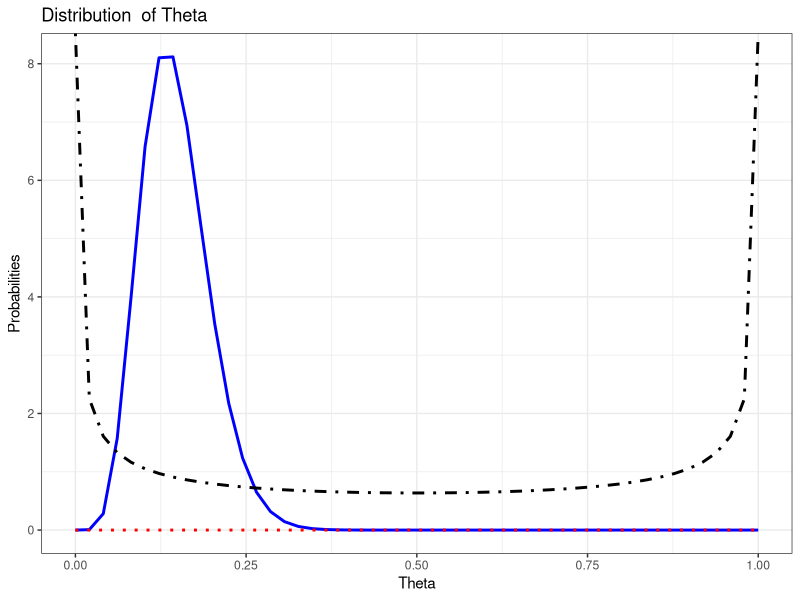
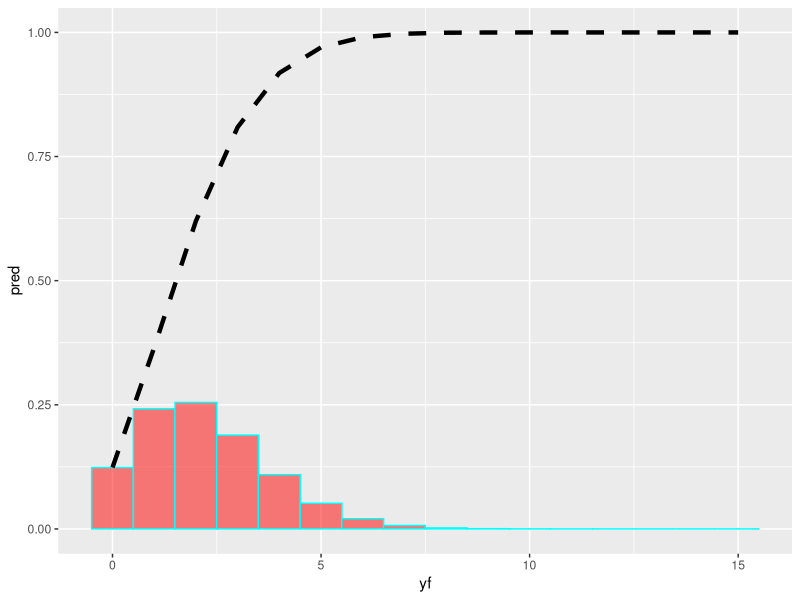
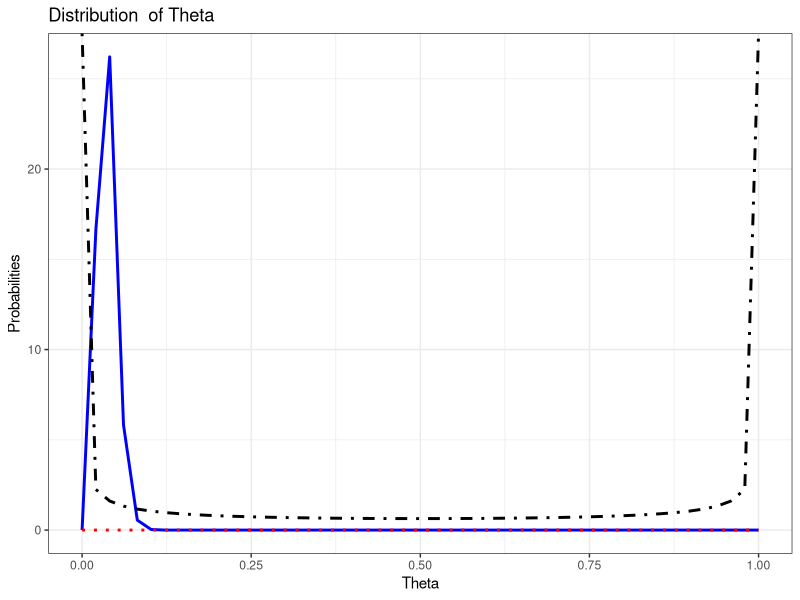
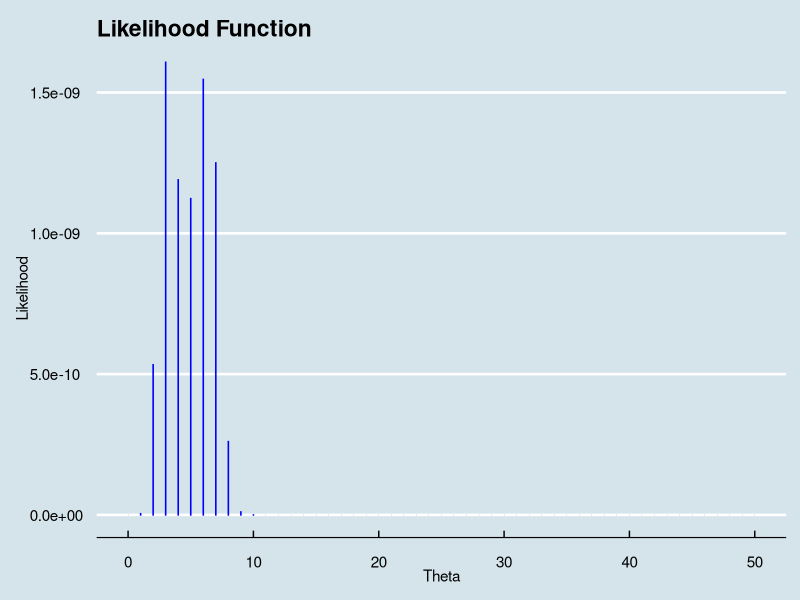
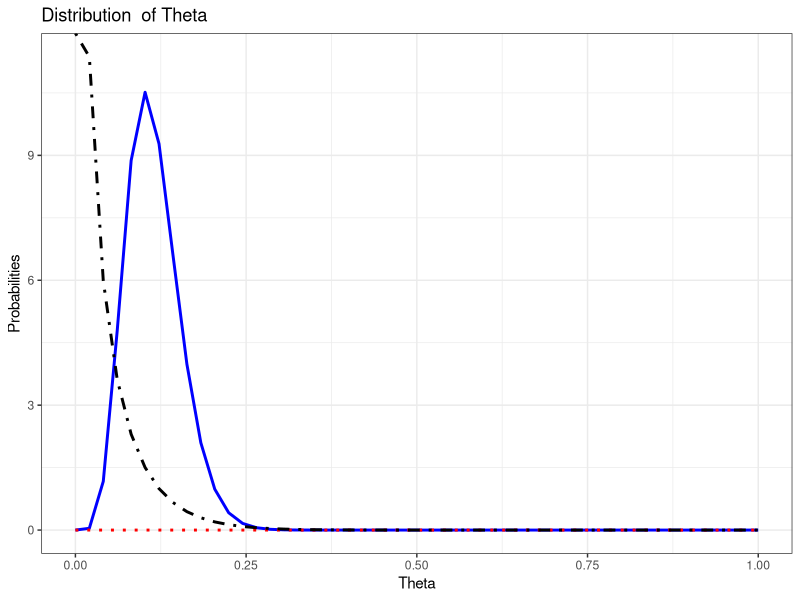

Here is the R script that generated these plots, in order:
## ---- chunk 1
knitr::opts_chunk$set(warning=FALSE)
## ---- chunk 2
knitr::opts_knit$set(root.dir ="~/RLectureData", echo=TRUE)
## ---- chunk 3
#Parameter
library(ggplot2)
library(ggthemes)
y=7
n=50
a=0.5
b=0.5
theta=seq(0,1,length=50)

#Likelihood
lik=3000*theta^y*(1-theta)^(n-y)

#Prior & Posterior
prior=dbeta(theta, a, b)
post=dbeta(theta, a+y, b+n-y)

betabayes=data.frame(theta, prior, post, lik)
#Draw Plot
ggplot(data=betabayes, aes(x=theta, y=post))+
  geom_line(colour='blue', linetype=1, size=1)+
  geom_line(aes(x=theta, y=lik), colour='red', linetype=3, size=1)+
  geom_line(aes(x=theta, y=prior), linetype=4, size=1)+
  labs(title="Distribution  of Theta",
       x="Theta",
       y="Probabilities")+
  theme_bw()

## ---- chunk 4
mean=a/(a+b)
variance=(a*b)/((a+b)^2)/(a+b+1)
mean ; variance
## ---- chunk 5
astar=a+y
bstar=b+n-y

lower=qbeta(0.025,astar,bstar)
upper=qbeta(0.975,astar,bstar)
lower
upper

## ---- chunk 6
h0=pbeta(0.09,astar,bstar)
h1=1-h0
h1/h0

## ---- chunk 7
p04=pbeta(0.04, astar, bstar)
p012=pbeta(0.12, astar, bstar)
h0=p012-p04
h1=1-h0
h1/h0
## ---- chunk 8
nf=15

yf=seq(0,nf,by=1)
dm=nf+1

pred=rep(0,dm)
sum.pred=rep(0,dm)
for (i in 1:dm) {
  pred[i]=factorial(nf)/(factorial(yf[i])*factorial(nf-yf[i]))*gamma(astar+bstar)/(gamma(astar)*gamma(bstar))*gamma(astar+yf[i])*gamma(bstar+nf-yf[i])/gamma(astar+bstar+nf)
  sum.pred[i] = sum(pred[1:i])
                                                        
}
Postpre=data.frame(yf, pred, sum.pred )
ggplot(data=Postpre, aes(x=yf, y=pred))+
  geom_bar(stat='identity',width=1, fill='red', alpha=0.5, color='cyan')+
  geom_line(aes(x=yf, y=sum.pred), size=1.5, linetype=2)

## ---- chunk 9
#(1)
y=7
n=200
a=0.5
b=0.5
theta=seq(0,1,length=50)

#Likelihood
lik=3000*theta^y*(1-theta)^(n-y)

#Prior & Posterior
prior=dbeta(theta, a, b)
post=dbeta(theta, a+y, b+n-y)

betabayes=data.frame(theta, prior, post, lik)
#Draw Plot
ggplot(data=betabayes, aes(x=theta, y=post))+
  geom_line(colour='blue', linetype=1, size=1)+
  geom_line(aes(x=theta, y=lik), colour='red', linetype=3, size=1)+
  geom_line(aes(x=theta, y=prior), linetype=4, size=1)+
  labs(title="Distribution  of Theta",
       x="Theta",
       y="Probabilities")+
  theme_bw()

#(2)
mean=a/(a+b)
variance=(a*b)/((a+b)^2)/(a+b+1)
mean ; variance

#(3)
astar=a+y
bstar=b+n-y

lower=qbeta(0.025,astar,bstar)
upper=qbeta(0.975,astar,bstar)
lower
upper

#(4)
h0=pbeta(0.09,astar,bstar)
h1=1-h0
h1/h0

#(5)
p04=pbeta(0.04, astar, bstar)
p012=pbeta(0.12, astar, bstar)
h0=p012-p04
h1=1-h0
h1/h0
## ---- chunk 10
thetazero=0.12
a=0.5
b=0.5
n=50
y=7
BF = 
  ((thetazero^y)*((1-0.12)^43))/
  ((gamma(a+b)/(gamma(a)*gamma(b)))*(gamma(a+y)*(gamma(b+n-y))/gamma(a+b+n)))

BF

prm0=(1+1/BF)^-1
prm1=1-prm0

## ---- chunk 11
astar=a+y
bstar=b+n-y

lower=qbeta(0.12,astar,bstar)
upper=qbeta(0.88,astar,bstar)
lower
## ---- chunk 12
thetazero=0.06
a=0.5
b=0.5
n=50
y=7
BF = 
  ((thetazero^y)*((1-thetazero)^43))/
  ((gamma(a+b)/(gamma(a)*gamma(b)))*(gamma(a+y)*(gamma(b+n-y))/gamma(a+b+n)))

BF

prm0=(1+1/BF)^-1
prm1=1-prm0

astar=a+y
bstar=b+n-y

lower=qbeta(0.06,astar,bstar)
upper=qbeta(0.88,astar,bstar)
lower
## ---- chunk 13
n=50
y=7
theta=seq(0, 50, by=1)
rand=dbinom(theta, 50, 0.1)
lik=rand^y*(1-rand)^(n-y)
data=data.frame(rand, lik)
ggplot(data=data, aes(theta, lik))+
  geom_bar(stat='identity',width=0.01, color='blue')+
  theme_economist()+
  ggtitle("Likelihood Function")+
  xlab("Theta")+
  ylab("Likelihood")
max(data$lik)
## ---- chunk 14
#Parameter
library(ggplot2)
library(ggthemes)
y=7
n=50
a=0.5
b=15
theta=seq(0,1,length=50)

#Likelihood
lik=3000*theta^y*(1-theta)^(n-y)

#Prior & Posterior
prior=dbeta(theta, a, b)
post=dbeta(theta, a+y, b+n-y)

betabayes=data.frame(theta, prior, post, lik)
#Draw Plot
ggplot(data=betabayes, aes(x=theta, y=post))+
  geom_line(colour='blue', linetype=1, size=1)+
  geom_line(aes(x=theta, y=lik), colour='red', linetype=3, size=1)+
  geom_line(aes(x=theta, y=prior), linetype=4, size=1)+
  labs(title="Distribution  of Theta",
       x="Theta",
       y="Probabilities")+
  theme_bw()
## ---- chunk 15
a=1
b=1
n=20 
y1=8
y2=12
theta1=rbeta(50, a+y1, b+n-y1)
theta2=rbeta(50, a+y2, b+n-y2)
mean=mean(theta2<theta1)

astar1=a+y1
bstar1=b+n-y1
astar2=a+y2
bstar2=b+n-y2

lik1=dbeta(theta, a, b)

mean=((astar1)/(astar1+bstar1))-((astar2)/(astar2+bstar2))
mean

## ---- chunk 16
var=((((astar1)/(astar1+bstar1))*(1-((astar1)/(astar1+bstar1))))/(astar1+bstar1+1))+
  ((((astar2)/(astar2+bstar2))*(1-((astar2)/(astar2+bstar2))))/(astar2+bstar2+1))

lower=mean-1.96*sqrt(var)
upper=mean+1.96*sqrt(var)  
lower ; upper
## ---- chunk 17
lower=mean-1.65*sqrt(var)
lower
